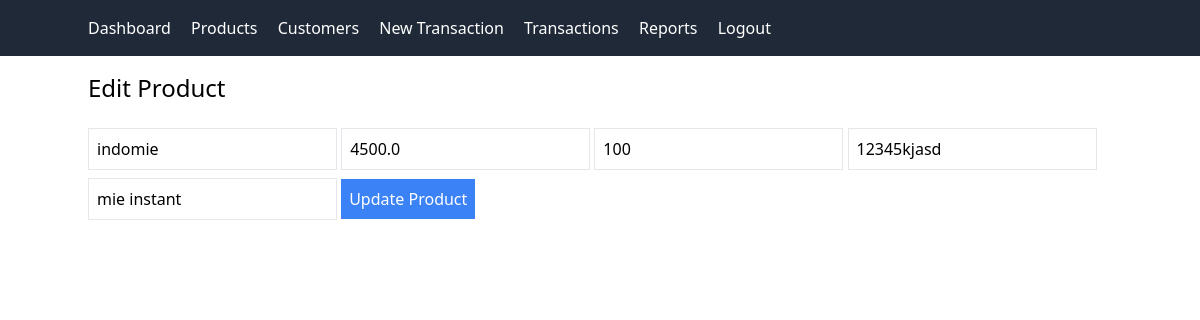
Page /edit_product/1 (signed in) on the committed database.
### models.py (models this page shows)
class Product(db.Model):
    id = db.Column(db.Integer, primary_key=True)
    name = db.Column(db.String(100), nullable=False)
    price = db.Column(db.Float, nullable=False)
    stock = db.Column(db.Integer, default=0)
    barcode = db.Column(db.String(50), unique=True)
    category = db.Column(db.String(50))

### app.py (the view, shortened to what this page needs)
@app.route('/edit_product/<int:product_id>', methods=['GET', 'POST'])
@login_required
def edit_product(product_id):
    product = Product.query.get_or_404(product_id)
    return render_template('edit_product.html', product=product)

### app.py (called while the page is built)
@login_manager.user_loader
def load_user(user_id):
    return db.session.get(User, int(user_id))

### templates/edit_product.html
{% extends 'base.html' %}
{% block content %}
<h2 class="text-2xl">Edit Product</h2>
<form method="POST" class="mt-4">
    <input type="text" name="name" value="{{ product.name }}" required class="border p-2">
    <input type="number" name="price" value="{{ product.price }}" required class="border p-2 mt-2">
    <input type="number" name="stock" value="{{ product.stock }}" required class="border p-2 mt-2">
    <input type="text" name="barcode" value="{{ product.barcode }}" class="border p-2 mt-2">
    <input type="text" name="category" value="{{ product.category }}" class="border p-2 mt-2">
    <button type="submit" class="bg-blue-500 text-white p-2 mt-2">Update Product</button>
</form>
{% endblock %}

### rows in the picture
Product: name "indomie", price "4500.0", stock "100", barcode "12345kjasd", category "mie instant"
